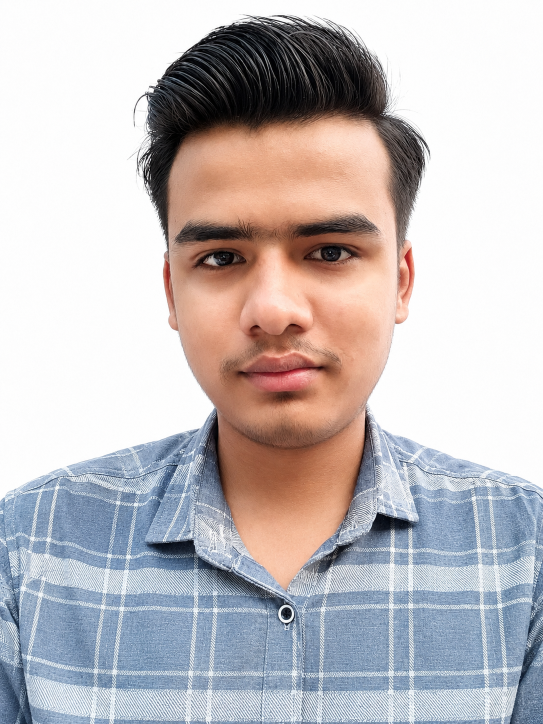
#> input picture assets/photos/profile.png, 1086 x 1448 px (shown at 1/2 size)
$ python -i ascii.py   (imports and definitions only)
#> lines starting #> are read from the running program, lines starting #| are printed output that depends on the picture
from PIL import Image, ImageOps, ImageEnhance

# Dark → Light
RAMP = "@%#*+=-:. "


def load_image(path):
    """Load and enhance image for ASCII conversion."""
#> called with path = '../../assets/photos/profile.png'

    img = Image.open(path).convert("L")
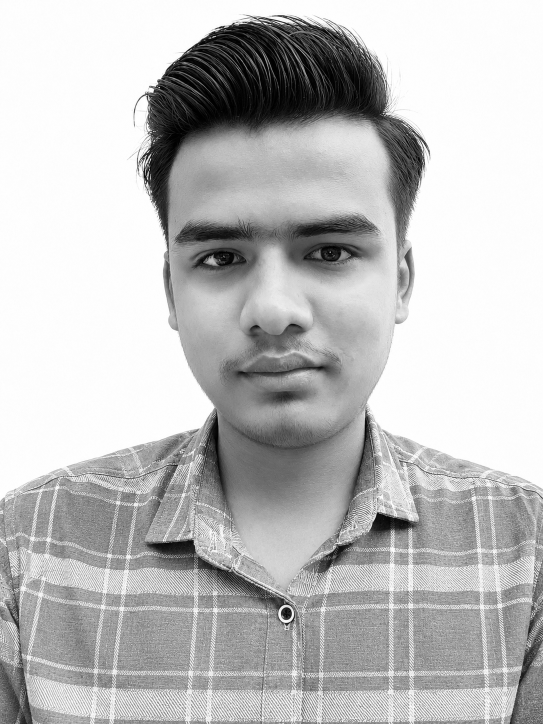
#> img: PIL image 1086x1448 L (shown at 1/2 size); min 0, max 255, mean 189.8

    # Auto normalize brightness
    img = ImageOps.autocontrast(img, cutoff=2)

    # Increase contrast
    img = ImageEnhance.Contrast(img).enhance(1.8)
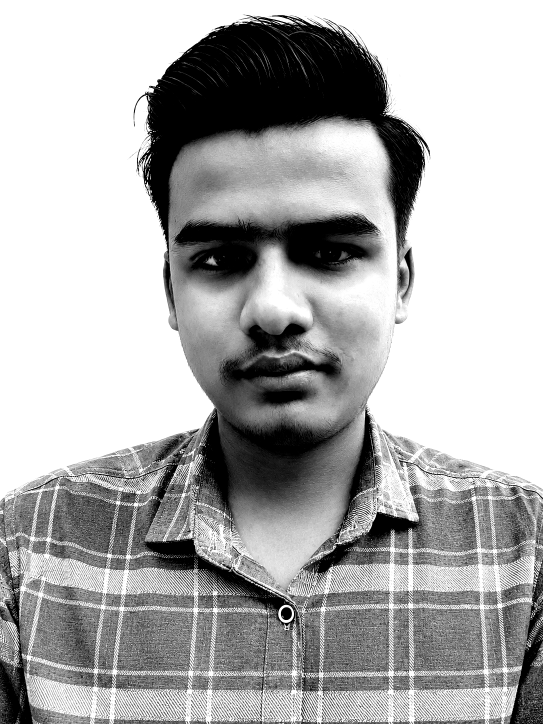
#> img: PIL image 1086x1448 L (shown at 1/2 size); min 0, max 255, mean 174

    # Slightly sharpen details
    img = ImageEnhance.Sharpness(img).enhance(1.5)

    return img


def resize_image(img, width=60):
    aspect = img.height / img.width
    height = max(1, int(width * aspect * 0.55))
    return img.resize((width, height), Image.Resampling.LANCZOS)


def image_to_ascii(img):

    pixels = img.load()
    rows = []

    ramp = len(RAMP) - 1

    for y in range(img.height):

        line = []

        for x in range(img.width):

            pixel = pixels[x, y]
            index = pixel * ramp // 255
            line.append(RAMP[index])

        rows.append("".join(line))

    return rows

>>> result = load_image('../../assets/photos/profile.png')

$ run again, on assets/photos/source-prepped.png
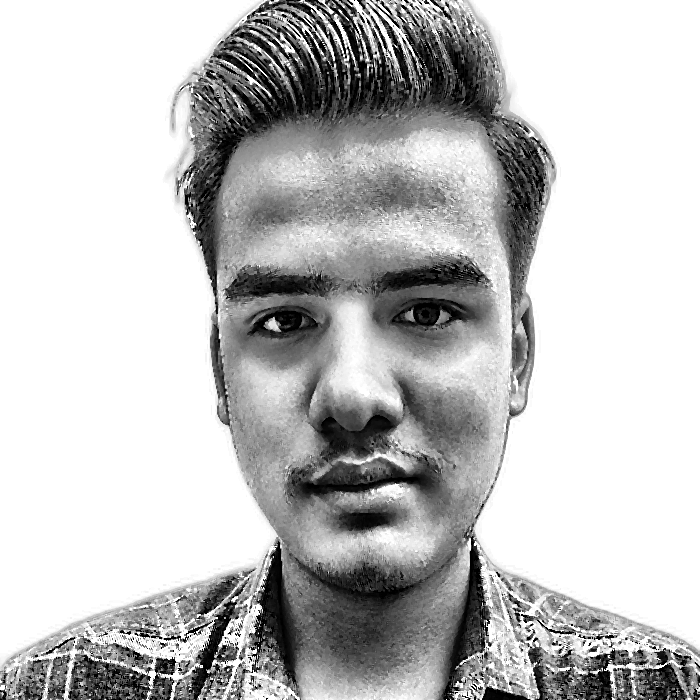
#> input picture assets/photos/source-prepped.png, 700 x 700 px
#> in load_image, img is the input picture: PIL image 700x700 L; min 0, max 255, mean 192.3
#> in load_image, `img = ImageEnhance.Contrast(img).enhance(1.8)`:
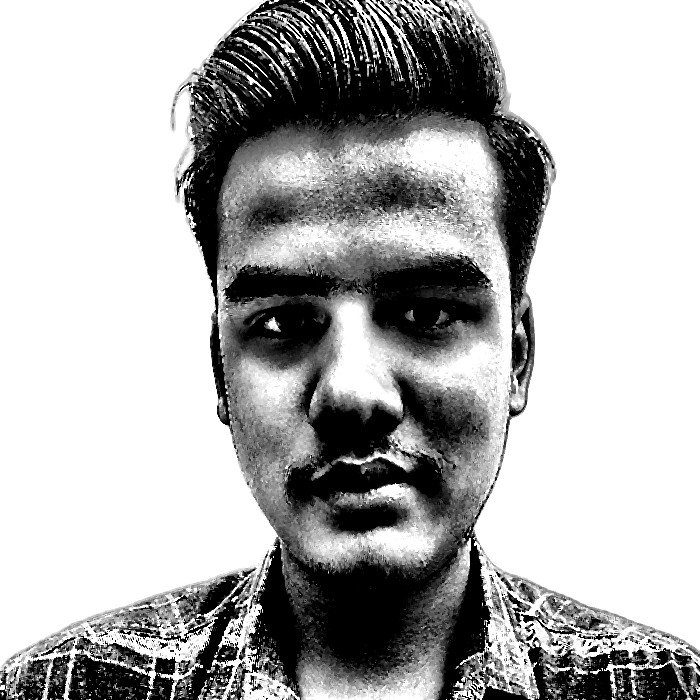
#> img: PIL image 700x700 L; min 0, max 255, mean 177.8
